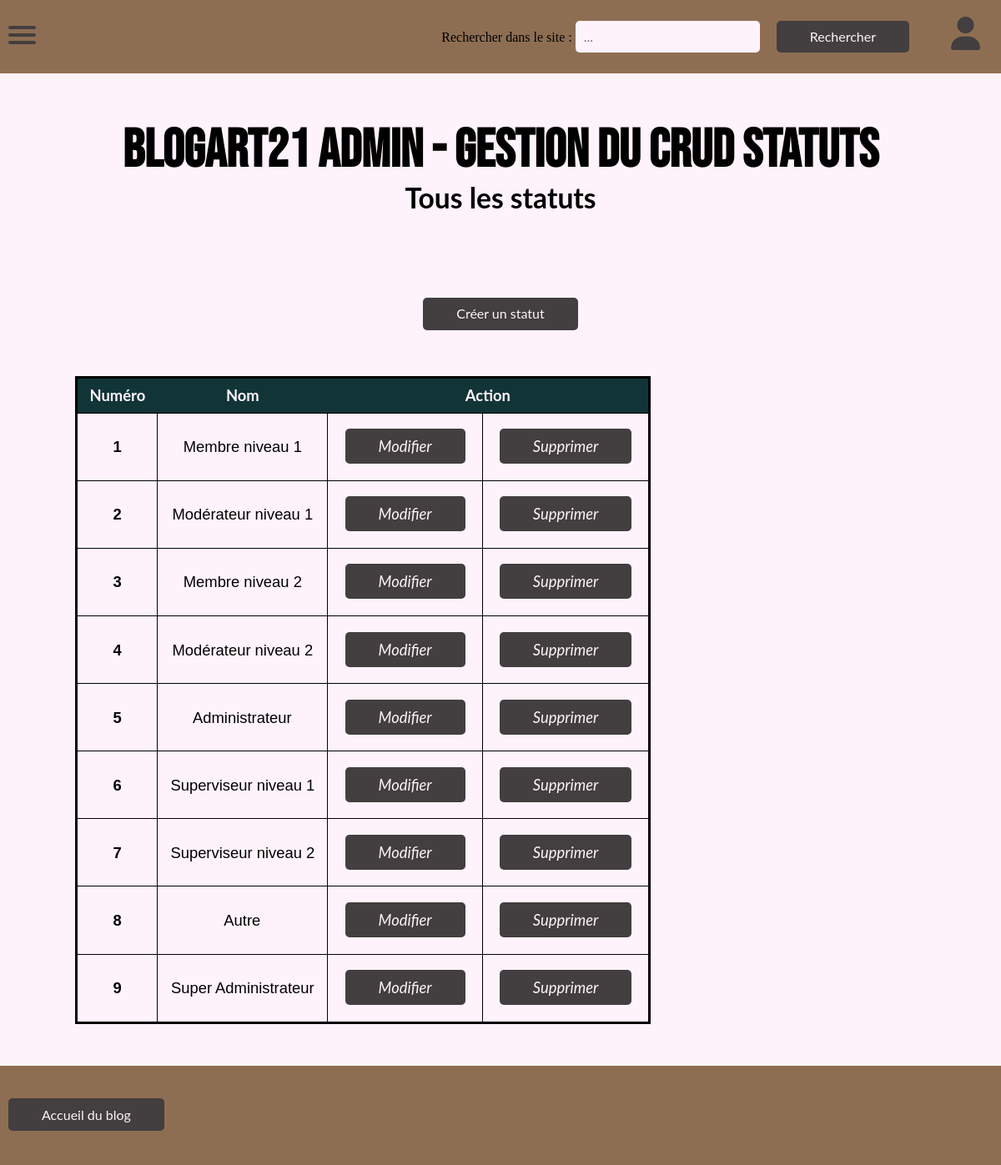
The app's page /back/statut/statut.php with its own data.
### tables this page shows
CREATE TABLE IF NOT EXISTS `statut` (
  `idStat` int(5) NOT NULL AUTO_INCREMENT,
  `libStat` varchar(25) DEFAULT NULL,
  PRIMARY KEY (`idStat`),
  KEY `STATUT_FK` (`idStat`)
);

### CLASS_CRUD/statut.class.php (called while the page is built, shortened)
<?php
	require_once __DIR__ . './../../CONNECT/database.php';
	class STATUT{
		function get_AllStatuts(){
			global $db;
			$query = 'SELECT * FROM statut;';
			$result = $db->query($query);
			$allstatuts = $result->fetchAll();
			return($allstatuts);
		}
	}

### back/statut/statut.php (the view, shortened to what this page needs)
<?php
    require_once __DIR__ . './../../CLASS_CRUD/statut.class.php';
    $monStatut = new STATUT;
?>
<!DOCTYPE html>
<html lang="fr">
<head>
    <link rel="stylesheet" href="./../../front/assets/css/normalize.css">
    <link rel="stylesheet" href="./../../front/assets/css/nav.css">
    <link rel="stylesheet" href="./../css/footer.css">
    <link rel="stylesheet" href="./../css/gestionCRUD.css" >
</head>
<body>
<?php
    include __DIR__ ."./../commons/navbar.php";
    ?>
    <div class="wrapper">
        <div class="hautpage">
            <div class="Titre">
                <h1>BLOGART21 Admin - Gestion du CRUD Statuts</h1>
                <h2>Tous les statuts</h2>
            </div>
            <div class="creerBt">
                <button class="button" onclick="location.href='./createStatut.php'">
                    Créer un statut
                </button>
            </div>
        </div>
<div class="tableArea">
	<table class="tableau">
    <thead class="entete">
        <tr>
            <th>&nbsp;Numéro&nbsp;</th>
            <th>&nbsp;Nom&nbsp;</th>
            <th colspan="2">&nbsp;Action&nbsp;</th>
        </tr>
    </thead>
    <tbody class="body">
<?
    $allStatuts = $monStatut->get_AllStatuts();
    foreach($allStatuts as $row){
?>
        <tr>
		<td><h4>&nbsp; <?php echo $row["idStat"]; ?> &nbsp;</h4></td>
        <td>&nbsp; <?php echo $row["libStat"]; ?> &nbsp;</td>
		<td>&nbsp;<a class="button" href="./updateStatut.php?id=<?=$row["idStat"];?>"><i>Modifier</i></a>&nbsp;
		<br /></td>
		<td>&nbsp;<a class="button" href="./deleteStatut.php?id=<?=$row["idStat"];?>"><i>Supprimer</i></a>&nbsp;
		<br /></td>
        </tr>
<?
	}
?>
    </tbody>
    </table>
</div>
</div>
</body>
</html>

### back/css/footer.css (style rules this page uses)
.button { color: #FFF3FB; background-color: #433E3F; padding: 10px 40px; text-align: center; border: none; border-radius: 5px; font-family: 'Lato'; text-decoration: none; margin: 5px 10px; }

### back/css/gestionCRUD.css (style rules this page uses)
.wrapper { background-color: #FFF3FB; width: 100%; display: flex; flex-direction: column; align-items: center; }
.Titre { text-align: center; margin-top: 18vh; margin-bottom: 12vh; }
.Titre h1 { font-family: 'Bebas Neue', cursive; font-size: 4em; }
.Titre h2 { font-family: 'Lato', sans-serif; Font-size: 2.1em; }
.button { color: #FFF3FB; text-decoration: none; background-color: #433E3F; padding: 10px 40px; text-align: center; border: none; border-radius: 5px; font-family: 'Lato', sans-serif; }
.creerBt { width: 100%; display: flex; justify-content: center; }
.tableArea { margin: 50px 100px; width: 85%; overflow-x: scroll; }
.tableau { font-family: 'Lato', sans-serif; font-size: 1.15em; border: medium solid black; border-radius: 8px; border-collapse: collapse; justify-content: center; }
th { padding: 10px; background-color: #113537; color: #FFF3FB; }
td { font-family: sans-serif; border: thin solid; padding: 5px; text-align: center; }

### records on screen
statut: idStat "1", libStat "Membre niveau 1"
statut: idStat "2", libStat "Modérateur niveau 1"
statut: idStat "3", libStat "Membre niveau 2"
statut: idStat "4", libStat "Modérateur niveau 2"
statut: idStat "5", libStat "Administrateur"
statut: idStat "6", libStat "Superviseur niveau 1"
statut: idStat "7", libStat "Superviseur niveau 2"
statut: idStat "8", libStat "Autre"
statut: idStat "9", libStat "Super Administrateur"
